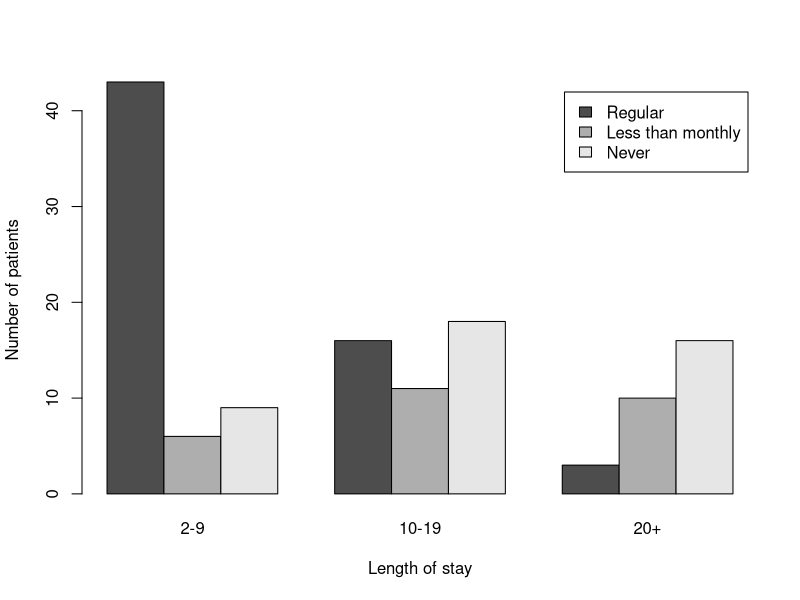

This chart was generated by the following R code:
########################################################
### Figure 12.1: Grouped bar chart for the hospital data
########################################################
library("vcd")
data("Hospital")
barplot(Hospital, legend = rownames(Hospital), beside = TRUE,
        xlab = "Length of stay", ylab = "Number of patients")


